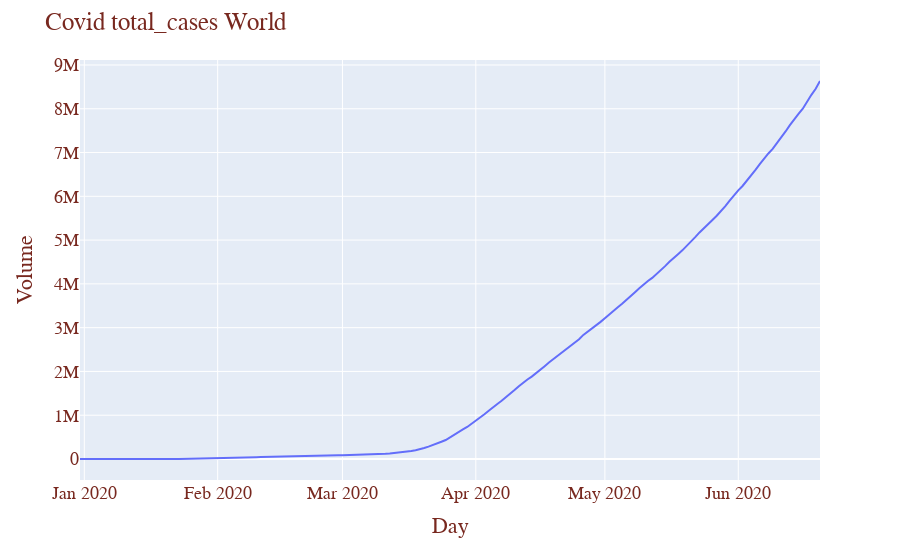
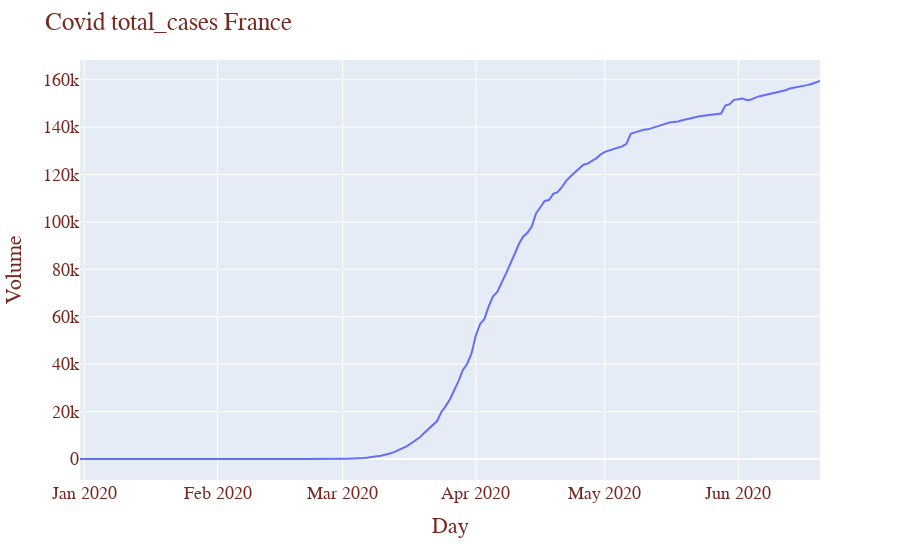
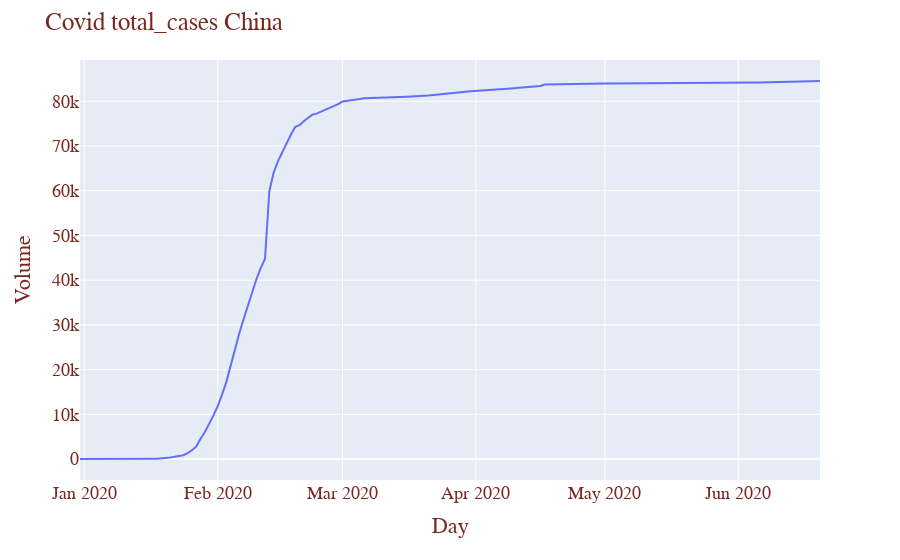
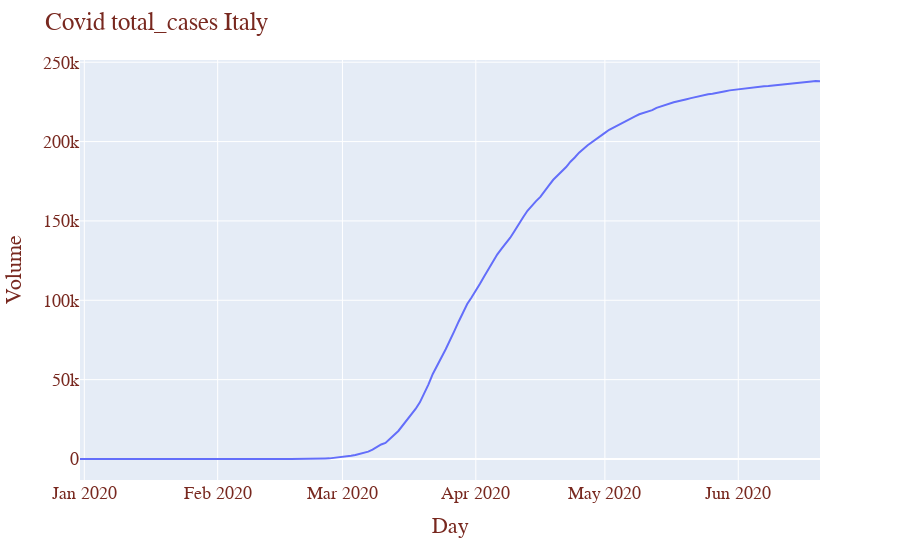

The notebook cell these images were saved under, in order:
### Code cell
## Plotly graph will be not display on Git ##
massBalance("total_cases",df,"World")
massBalance("total_cases",df,"France")
massBalance("total_cases",df,"China")
massBalance("total_cases",df,"Italy")
massBalance("total_cases",df,"Spain")
massBalance("total_cases",df,"United States")
massBalance("total_cases",df,"United Kingdom")
massBalance("total_cases",df,"Germany")
massBalance("total_cases",df,"Iran")
massBalance("total_cases",df,"Turkey")
massBalance("total_cases",df,"Brazil")

### Figure 1 — Plotly figure (JSON) as saved in the notebook; plotly's stock layout.template omitted (floating-point values rounded to 4 significant figures; data arrays with more than 128 entries replaced by an {"elided": "..."} marker saying what was removed)
{"data": [{"hoverlabel": {"namelength": 0}, "hovertemplate": "x=%{x}<br>y=%{y}", "legendgroup": "", "line": {"color": "#636efa", "dash": "solid"}, "mode": "lines", "name": "", "showlegend": false, "type": "scatter", "x": {"elided": "173 str values"}, "xaxis": "x", "y": {"elided": "173 int values"}, "yaxis": "y"}], "layout": {"font": {"color": "#78281F", "family": "Courier New, monospace", "size": 18}, "legend": {"tracegroupgap": 0}, "margin": {"t": 60}, "title": {"text": "Covid total_cases World"}, "xaxis": {"anchor": "y", "domain": [0, 1], "title": {"text": "Day"}}, "yaxis": {"anchor": "x", "domain": [0, 1], "title": {"text": "Volume"}}}}

### Figure 2 — Plotly figure (JSON) as saved in the notebook; plotly's stock layout.template omitted (floating-point values rounded to 4 significant figures; data arrays with more than 128 entries replaced by an {"elided": "..."} marker saying what was removed)
{"data": [{"hoverlabel": {"namelength": 0}, "hovertemplate": "x=%{x}<br>y=%{y}", "legendgroup": "", "line": {"color": "#636efa", "dash": "solid"}, "mode": "lines", "name": "", "showlegend": false, "type": "scatter", "x": {"elided": "173 str values"}, "xaxis": "x", "y": {"elided": "173 int values"}, "yaxis": "y"}], "layout": {"font": {"color": "#78281F", "family": "Courier New, monospace", "size": 18}, "legend": {"tracegroupgap": 0}, "margin": {"t": 60}, "title": {"text": "Covid total_cases France"}, "xaxis": {"anchor": "y", "domain": [0, 1], "title": {"text": "Day"}}, "yaxis": {"anchor": "x", "domain": [0, 1], "title": {"text": "Volume"}}}}

### Figure 3 — Plotly figure (JSON) as saved in the notebook; plotly's stock layout.template omitted (floating-point values rounded to 4 significant figures; data arrays with more than 128 entries replaced by an {"elided": "..."} marker saying what was removed)
{"data": [{"hoverlabel": {"namelength": 0}, "hovertemplate": "x=%{x}<br>y=%{y}", "legendgroup": "", "line": {"color": "#636efa", "dash": "solid"}, "mode": "lines", "name": "", "showlegend": false, "type": "scatter", "x": {"elided": "173 str values"}, "xaxis": "x", "y": {"elided": "173 int values"}, "yaxis": "y"}], "layout": {"font": {"color": "#78281F", "family": "Courier New, monospace", "size": 18}, "legend": {"tracegroupgap": 0}, "margin": {"t": 60}, "title": {"text": "Covid total_cases China"}, "xaxis": {"anchor": "y", "domain": [0, 1], "title": {"text": "Day"}}, "yaxis": {"anchor": "x", "domain": [0, 1], "title": {"text": "Volume"}}}}

### Figure 4 — Plotly figure (JSON) as saved in the notebook; plotly's stock layout.template omitted (floating-point values rounded to 4 significant figures; data arrays with more than 128 entries replaced by an {"elided": "..."} marker saying what was removed)
{"data": [{"hoverlabel": {"namelength": 0}, "hovertemplate": "x=%{x}<br>y=%{y}", "legendgroup": "", "line": {"color": "#636efa", "dash": "solid"}, "mode": "lines", "name": "", "showlegend": false, "type": "scatter", "x": {"elided": "173 str values"}, "xaxis": "x", "y": {"elided": "173 int values"}, "yaxis": "y"}], "layout": {"font": {"color": "#78281F", "family": "Courier New, monospace", "size": 18}, "legend": {"tracegroupgap": 0}, "margin": {"t": 60}, "title": {"text": "Covid total_cases Italy"}, "xaxis": {"anchor": "y", "domain": [0, 1], "title": {"text": "Day"}}, "yaxis": {"anchor": "x", "domain": [0, 1], "title": {"text": "Volume"}}}}
